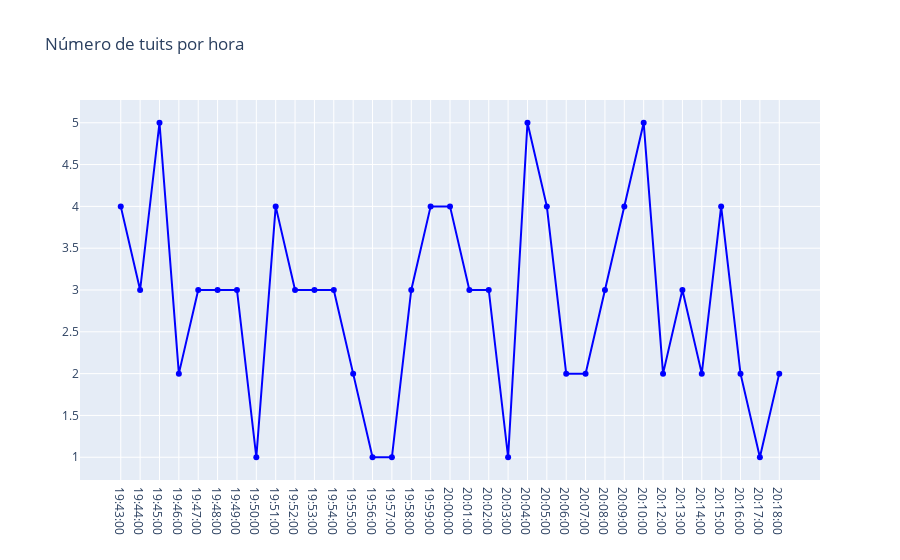

Source (notebook cell):
### Code cell
trace = go.Scatter(x=temp.hora.values,
                   y=temp.cnt.values,
                   text=[f"Fecha: {f}<br>Tuits: {c}" for f,c in zip(temp.hora.values,temp.cnt.values)],
                   hoverinfo='text',
                   mode='lines+markers',
                   name='Horas',
                   line={'color': 'blue'})

layout = go.Layout(title="Número de tuits por hora")

fig = go.Figure(data=[trace], layout=layout)
iplot(fig)

### Figure 1 — Plotly figure (JSON) as saved in the notebook; plotly's stock layout.template omitted (floating-point values rounded to 4 significant figures)
{"data": [{"hoverinfo": "text", "line": {"color": "blue"}, "mode": "lines+markers", "name": "Horas", "text": ["Fecha: 19:43:00<br>Tuits: 4", "Fecha: 19:44:00<br>Tuits: 3", "Fecha: 19:45:00<br>Tuits: 5", "Fecha: 19:46:00<br>Tuits: 2", "Fecha: 19:47:00<br>Tuits: 3", "Fecha: 19:48:00<br>Tuits: 3", "Fecha: 19:49:00<br>Tuits: 3", "Fecha: 19:50:00<br>Tuits: 1", "Fecha: 19:51:00<br>Tuits: 4", "Fecha: 19:52:00<br>Tuits: 3", "Fecha: 19:53:00<br>Tuits: 3", "Fecha: 19:54:00<br>Tuits: 3", "Fecha: 19:55:00<br>Tuits: 2", "Fecha: 19:56:00<br>Tuits: 1", "Fecha: 19:57:00<br>Tuits: 1", "Fecha: 19:58:00<br>Tuits: 3", "Fecha: 19:59:00<br>Tuits: 4", "Fecha: 20:00:00<br>Tuits: 4", "Fecha: 20:01:00<br>Tuits: 3", "Fecha: 20:02:00<br>Tuits: 3", "Fecha: 20:03:00<br>Tuits: 1", "Fecha: 20:04:00<br>Tuits: 5", "Fecha: 20:05:00<br>Tuits: 4", "Fecha: 20:06:00<br>Tuits: 2", "Fecha: 20:07:00<br>Tuits: 2", "Fecha: 20:08:00<br>Tuits: 3", "Fecha: 20:09:00<br>Tuits: 4", "Fecha: 20:10:00<br>Tuits: 5", "Fecha: 20:12:00<br>Tuits: 2", "Fecha: 20:13:00<br>Tuits: 3", "Fecha: 20:14:00<br>Tuits: 2", "Fecha: 20:15:00<br>Tuits: 4", "Fecha: 20:16:00<br>Tuits: 2", "Fecha: 20:17:00<br>Tuits: 1", "Fecha: 20:18:00<br>Tuits: 2"], "type": "scatter", "x": ["19:43:00", "19:44:00", "19:45:00", "19:46:00", "19:47:00", "19:48:00", "19:49:00", "19:50:00", "19:51:00", "19:52:00", "19:53:00", "19:54:00", "19:55:00", "19:56:00", "19:57:00", "19:58:00", "19:59:00", "20:00:00", "20:01:00", "20:02:00", "20:03:00", "20:04:00", "20:05:00", "20:06:00", "20:07:00", "20:08:00", "20:09:00", "20:10:00", "20:12:00", "20:13:00", "20:14:00", "20:15:00", "20:16:00", "20:17:00", "20:18:00"], "y": [4, 3, 5, 2, 3, 3, 3, 1, 4, 3, 3, 3, 2, 1, 1, 3, 4, 4, 3, 3, 1, 5, 4, 2, 2, 3, 4, 5, 2, 3, 2, 4, 2, 1, 2]}], "layout": {"title": {"text": "Número de tuits por hora"}}}
